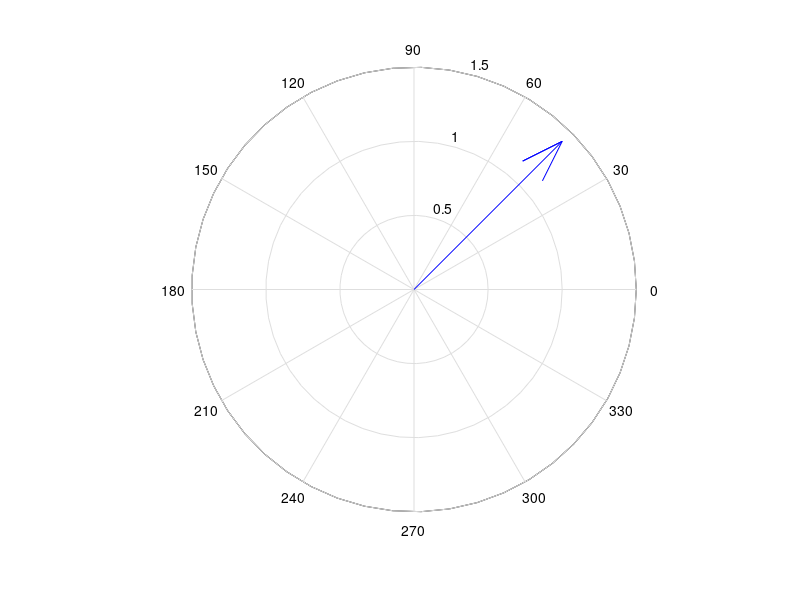

This figure's MATLAB source: (Note: this script raises an error after producing the figure.)
% Fast animated line reading from sensor 

clear all
clc

trip = 2;
w=0;
data2 = [];
value = [];
figure('units','normalized','outerposition',[0 0 1 1])
comp = compass(1,1);
x=1:100000;
arduino=serial('COM4','BaudRate',1200);
fopen(arduino);
result = 0;

while(trip~=102)
    trip=fread(arduino,1);
end

data = 102;
data = [data; fread(arduino,11,'char')];

while(1)
    delete(comp)
    w=w+1;
    data2 = fread(arduino,12,'char');
    data_char = char(data2);
    data_converted = [data_char(9) data_char(10) data_char(7) data_char(8) data_char(5) data_char(6) data_char(3) data_char(4)];
    value = [value; hexsingle2num(data_converted)];
    flexR = v2r(value(w));
    map_value = map(flexR,1.924839956809012e+04,1.447172080408447e+04,0.0,90.0);
    result = [result, flexR];
end

